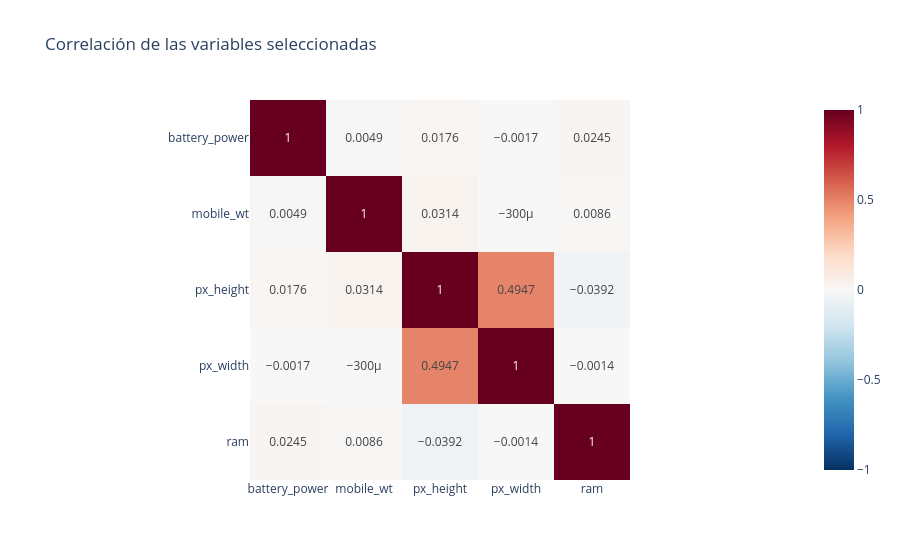

This figure's notebook cell:
### Markdown cell above
## Multicolinealidad

Hay multicolinealidad si alguna correlación entre las variables seleccionadas es mayor a 0.8 en valor absoluto.

### Code cell
seleccionadas = list(X.columns[rfecv.support_])
corr = X_train[seleccionadas].corr().round(4)
print(corr)

mayor = corr.abs().where(~corr.eq(1)).max().max()
print('Correlación absoluta más alta:', round(float(mayor), 4))
print('¿Hay multicolinealidad?', bool(mayor > 0.8))

fig = px.imshow(
    corr,
    text_auto=True,
    color_continuous_scale='RdBu_r',
    zmin=-1,
    zmax=1,
    title='Correlación de las variables seleccionadas'
)
fig.show()

### Figure 1 — Plotly figure (JSON) as saved in the notebook; plotly's stock layout.template omitted (floating-point values rounded to 4 significant figures)
{"data": [{"coloraxis": "coloraxis", "hovertemplate": "x: %{x}<br>y: %{y}<br>color: %{z}<extra></extra>", "name": "0", "texttemplate": "%{z}", "type": "heatmap", "x": ["battery_power", "mobile_wt", "px_height", "px_width", "ram"], "xaxis": "x", "y": ["battery_power", "mobile_wt", "px_height", "px_width", "ram"], "yaxis": "y", "z": [[1.0, 0.0049, 0.0176, -0.0017, 0.0245], [0.0049, 1.0, 0.0314, -0.0003, 0.0086], [0.0176, 0.0314, 1.0, 0.4947, -0.0392], [-0.0017, -0.0003, 0.4947, 1.0, -0.0014], [0.0245, 0.0086, -0.0392, -0.0014, 1.0]]}], "layout": {"coloraxis": {"autocolorscale": false, "cmax": 1, "cmin": -1, "colorscale": [[0.0, "rgb(5,48,97)"], [0.1, "rgb(33,102,172)"], [0.2, "rgb(67,147,195)"], [0.3, "rgb(146,197,222)"], [0.4, "rgb(209,229,240)"], [0.5, "rgb(247,247,247)"], [0.6, "rgb(253,219,199)"], [0.7, "rgb(244,165,130)"], [0.8, "rgb(214,96,77)"], [0.9, "rgb(178,24,43)"], [1.0, "rgb(103,0,31)"]]}, "title": {"text": "Correlación de las variables seleccionadas"}, "xaxis": {"anchor": "y", "constrain": "domain", "domain": [0.0, 1.0], "scaleanchor": "y"}, "yaxis": {"anchor": "x", "autorange": "reversed", "constrain": "domain", "domain": [0.0, 1.0]}}}
